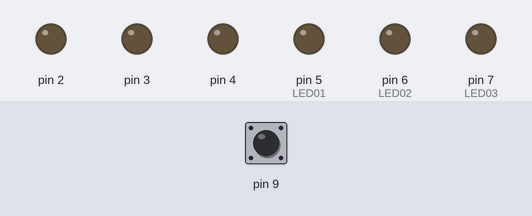
The sketch below on a simulated Arduino Uno, built with avr-gcc and run on an emulated ATmega328P. On the bench: output pins drawn as LEDs (lit = HIGH). The inputs (shaded band) are chosen by the test bench; at power-on: pin 9 LOW.

Above: at 1.2 s.
1.3 s: pin 9 pulsed HIGH 2 times (0.12 s each, 0.3 s apart)
At 5.2 s:
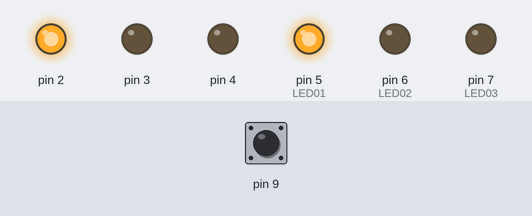
At 8.7 s:
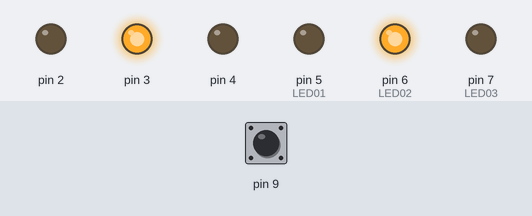
Timing chart, 0 to 38.8 s (numbered marks = the images above; inputs shaded):
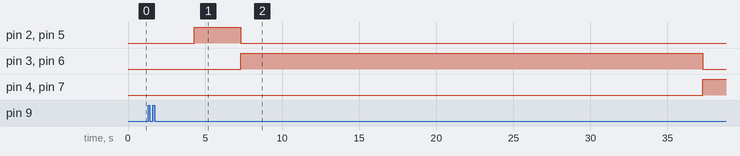

Measured:
- after the input at 1.3 s, pin 2, pin 5 (LED01): LOW → HIGH after 3.0 s, → LOW 3.0 s later; pin 3, pin 6 (LED02): LOW → HIGH after 6.0 s, → LOW 30.0 s later; pin 4, pin 7 (LED03): LOW → HIGH after 36.0 s

The sketch:

Program.ino
```cpp
void setup() {
  pinMode(2, OUTPUT);   // モーター01
  pinMode(3, OUTPUT);   // モーター02
  pinMode(4, OUTPUT);   // モーター03
  pinMode(9, INPUT);    // ボタン02
  pinMode(5, OUTPUT);   // LED01
  pinMode(6, OUTPUT);   // LED02
  pinMode(7, OUTPUT);   // LED03
}

void loop() {
  if (digitalRead(9) == HIGH) {
    operateMotorAndLEDs();
  } else {
    turnOffMotorAndLEDs();
  }
}

void operateMotorAndLEDs() {
  delay(3000);
  digitalWrite(2, HIGH);
  digitalWrite(5, HIGH);
  delay(3000);
  digitalWrite(2, LOW);
  digitalWrite(5, LOW);
  digitalWrite(3, HIGH);
  digitalWrite(6, HIGH);
  delay(30000);
  digitalWrite(3, LOW);
  digitalWrite(6, LOW);
  digitalWrite(4, HIGH);
  digitalWrite(7, HIGH);
  delay(3000);
  digitalWrite(4, LOW);
  digitalWrite(7, LOW);
}

void turnOffMotorAndLEDs() {
  digitalWrite(2, LOW);
  digitalWrite(3, LOW);
  digitalWrite(4, LOW);
  digitalWrite(5, LOW);
  digitalWrite(6, LOW);
  digitalWrite(7, LOW);
}
```
